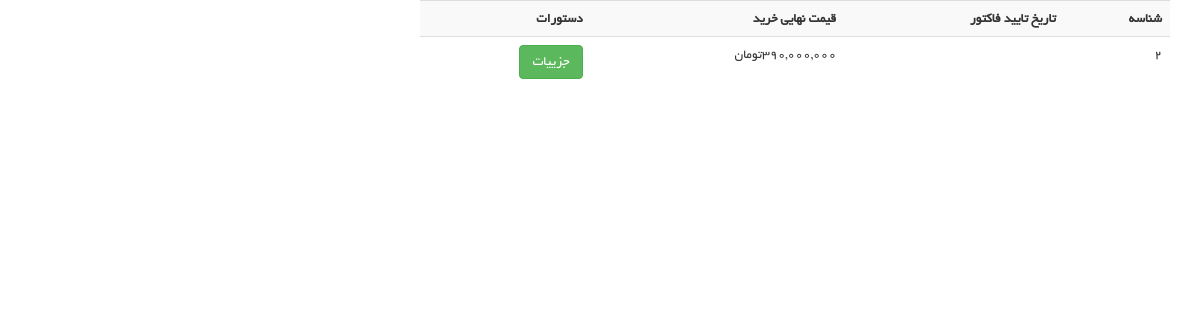
The page /user/my_shopping (signed in) on the database as committed earlier.
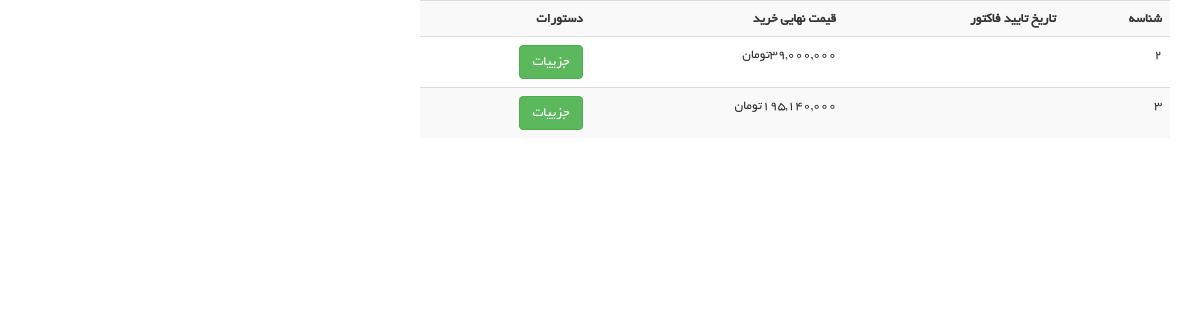
The same page on the database as committed later.
### order_module/models.py (models this page shows, shortened)
class Order(models.Model):
    user = models.ForeignKey(User, on_delete=models.CASCADE, verbose_name='کاربر')
    is_paid = models.BooleanField(verbose_name='نهایی شده/نشده')
    payment_date = models.DateField(null=True, blank=True, verbose_name='تاریخ پرداخت')
    def calculate_total_price(self):
        total_amount = 0
        if self.is_paid:
            for order_detail in self.orderdetail_set.all():
                total_amount += order_detail.final_price * order_detail.count
        else:
            for order_detail in self.orderdetail_set.all():
                total_amount += order_detail.product.price * order_detail.count
        return total_amount
    class Meta:
        verbose_name = 'سبد خرید'
        verbose_name_plural = 'سبدهای خرید کاربران'

class OrderDetail(models.Model):
    order = models.ForeignKey(Order, on_delete=models.CASCADE, verbose_name='سبد خرید')
    product = models.ForeignKey(Product, on_delete=models.CASCADE, verbose_name='محصول')
    final_price = models.IntegerField(null=True, blank=True, verbose_name='قیمت نهایی تکی محصول')
    count = models.IntegerField(verbose_name='تعداد')
    class Meta:
        verbose_name = 'جزییات سبد خرید'
        verbose_name_plural = 'لیست جزییات سبدهای خرید'

### user_panel_module/views.py (the view)
# urls.py: path('my_shopping', views.MyShopping.as_view(), name='user_shopping_page'),
@ method_decorator(login_required, name='dispatch')
class MyShopping(ListView):
    model = Order
    template_name = 'user_panel_module/user_shopping.html'
    def get_queryset(self):
        queryset = super().get_queryset()
        request: HttpRequest = self.request
        queryset = queryset.filter(is_paid=True, user_id=request.user.id)
        return queryset

### polls/templatetags/poll_extras.py (called while the page is built)
@register.filter(name='show_jalali_date')
def show_jalali_date(value):
    return date2jalali(value)

@register.filter(name='three_digits_currency')
def three_digits_currency(value:int):
    return '{:,}'.format(value) + 'تومان'

### user_panel_module/templates/user_panel_module/user_shopping.html (shortened to what this page needs)
{% extends 'shared/_layout.html' %}
{% load render_partial %}
{% load poll_extras %}
{% block content %}
        <div class="container">
        <div class="row">
            <div class="col-md-8">
                <table class="table table-responsive table-hover table-striped">
                    <tr>
                        <th class="text-right">شناسه</th>
                        <th class="text-right">تاریخ تایید فاکتور</th>
                        <th class="text-right">قیمت نهایی خرید</th>
                        <th class="text-right">دستورات</th>
                    </tr>
                    {% for order in object_list %}
                        <tr>
                            <td class="text-right">{{ order.id }}</td>
                            <td class="text-right">
                            </td>
                            <td class="text-right">
                                {{ order.calculate_total_price|three_digits_currency }}
                            </td>
                            <td>
                                <a href="{% url 'user_shopping_detail_page' order_id=order.id %}"
                                   class="btn btn-success">جزییات</a>
                            </td>
                        </tr>
                    {% endfor %}
                </table>
            </div>
        </div>
    </div>
{% endblock %}

Rows that differ between the two databases and show on the page:
changed Order id 2: calculate_total_price|three_digits_currency "390,000,000تومان" → "39,000,000تومان"
now on this page (row edited): Order: id "3", calculate_total_price|three_digits_currency "195,140,000تومان"
